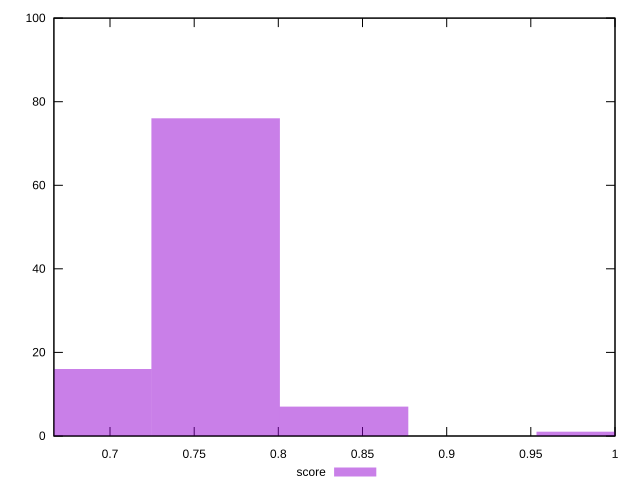

Write gnuplot code to recreate this figure.
reset

$score <<EOF
0.9915236438671307 1
0.838981544810649 7
0.6864394457541674 16
0.7627104952824082 76
EOF

set key outside below
set boxwidth 0.07627104952824082
set xrange [0.6666666666666666:1]
set yrange [0:100]
set trange [0:100]
set style fill transparent solid 0.5 noborder
set terminal svg size 640, 490 enhanced background rgb 'white'
set output "report_00007_2020-12-11T15:55:29.892Z/unminified-css/samples/pages/score/histogram.svg"

plot $score title "score" with boxes

reset
